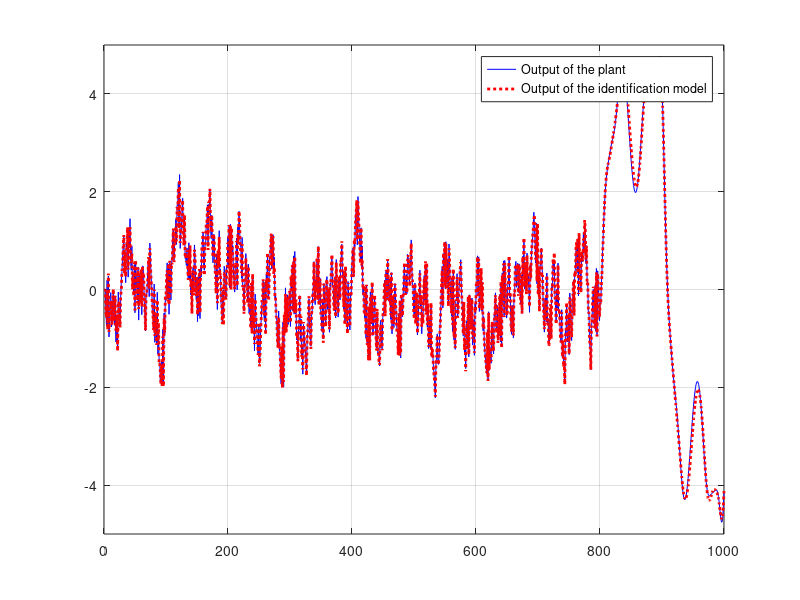
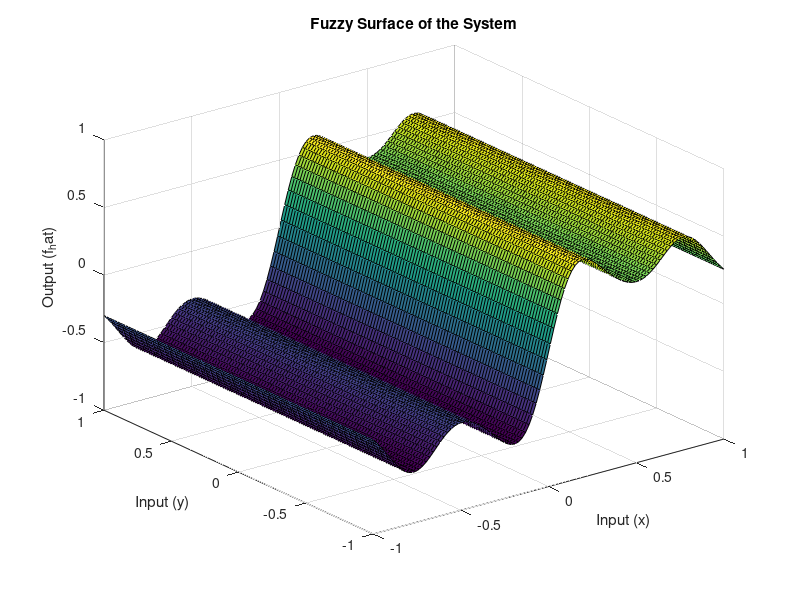

These figures' MATLAB source, in order:
% Parameters
M = 10; % Number of membership functions
num_training = 800; % Number of training samples
total_num = 1000;
landa = 0.1; % Stepsize constant

% Preallocation
x_bar = zeros(num_training, M);
g_bar = zeros(num_training, M);
sigma = zeros(num_training, M);
y = zeros(total_num, 1);
u = zeros(total_num, 1);
x = zeros(total_num, 1);
y_hat = zeros(total_num, 1);
f_hat = zeros(total_num, 1);
z = zeros(total_num, 1);
g_u = zeros(total_num, 1);


y(1) = 0;
u(1) = rand;
g_u(1) = 0.6 * sin(pi * u(1)) + 0.3 * sin(3 * pi * u(1)) + 0.1 * sin(5 * pi * u(1));
f_hat(1) = g_u(1);

u_min = -1;
u_max = 1;
h = (u_max - u_min) / (M - 1);

for k = 1:M
    x_bar(1, k) = -1 + h * (k - 1);
    u(1, k) = x_bar(1, k);
    g_bar(1, k) = 0.6 * sin(pi * u(1, k)) + 0.3 * sin(3 * pi * u(1, k)) + 0.1 * sin(5 * pi * u(1, k));
end

sigma(1, 1:M) = (max(u(1, :)) - min(u(1, :))) / M;
x_bar(2, :) = x_bar(1, :); 
g_bar(2, :) = g_bar(1, :); 
sigma(2, :) = sigma(1, :);

x_bar_initial = x_bar(1, :);
sigma_initial = sigma(1, :);
y_bar_initial = g_bar(1, :);

% Training phase with error back-propagation
for q = 2:num_training
    b = 0; a = 0;
    x(q) = -1 + 2 * rand; % Random input
    u(q) = x(q);
    g_u(q) = 0.6 * sin(pi * u(q)) + 0.3 * sin(3 * pi * u(q)) + 0.1 * sin(5 * pi * u(q));
    
    Z = zeros(1, M);
    for r = 1:M
        z(r) = exp(-((x(q) - x_bar(q, r)) / sigma(q, r))^2);
        Z(r) = z(r);
        b = b + z(r);
        a = a + g_bar(q, r) * z(r);
    end
    
    f_hat(q) = a / b; % Output approximation
    
    % Update membership function parameters using gradient descent
    error = g_u(q) - f_hat(q);
    for r = 1:M
        g_bar(q + 1, r) = g_bar(q, r) + landa * Z(r) * error;
        sigma(q + 1, r) = sigma(q, r) + landa * Z(r) * error * ((x(q) - x_bar(q, r))^2 / sigma(q, r)^3);
        x_bar(q + 1, r) = x_bar(q, r) + landa * Z(r) * error * ((x(q) - x_bar(q, r)) / sigma(q, r)^2);
    end
    
    x_bar(q + 1, :) = x_bar(q, :); 
    sigma(q + 1, :) = sigma(q, :); 
    
    y(q + 1) = 0.3 * y(q) + 0.6 * y(q - 1) + g_u(q);
    y_hat(q + 1) = 0.3 * y(q) + 0.6 * y(q - 1) + f_hat(q);
end

x_bar_final = x_bar(num_training, :);
sigma_final = sigma(num_training, :);
g_bar_final = g_bar(num_training, :);

% Test phase
for q = num_training:1000
    b = 0; a = 0;
    x(q) = sin(2 * q * pi / 200);
    u(q) = x(q);
    g_u(q) = 0.6 * sin(pi * u(q)) + 0.3 * sin(3 * pi * u(q)) + 0.1 * sin(5 * pi * u(q));
    
    Z = zeros(1, M);
    for r = 1:M
        z(r) = exp(-((x(q) - x_bar(num_training, r)) / sigma(num_training, r))^2);
        Z(r) = z(r);
        b = b + z(r);
        a = a + g_bar(num_training, r) * z(r);
    end
    
    f_hat(q) = a / b; % Output approximation
    y(q + 1) = 0.3 * y(q) + 0.6 * y(q - 1) + g_u(q);
    y_hat(q + 1) = 0.3 * y(q) + 0.6 * y(q - 1) + f_hat(q);
end

% RMSE Calculation
test_data = num_training+1:total_num;
RMSE = sqrt(mean((y(test_data) - y_hat(test_data)).^2));
fprintf('RMSE for test data: %.4f\n', RMSE);

% Plot results
figure1 = figure('Color', [1 1 1]);
plot(1:1001, y, 'b', 1:1001, y_hat, 'r:', 'Linewidth', 2);
legend('Output of the plant', 'Output of the identification model');
axis([0 1001 -5 5]);
grid on;

% Fuzzy Surface Plot
[x_plot, y_plot] = meshgrid(linspace(u_min, u_max, 100), linspace(u_min, u_max, 100));
z_plot = zeros(size(x_plot));

for i = 1:size(x_plot, 1)
    for j = 1:size(x_plot, 2)
        x_input = x_plot(i, j);
        b = 0; a = 0;
        Z = zeros(1, M);
        for r = 1:M
            z(r) = exp(-((x_input - x_bar(num_training, r)) / sigma(num_training, r))^2);
            Z(r) = z(r);
            b = b + z(r);
            a = a + g_bar(num_training, r) * z(r);
        end
        z_plot(i, j) = a / b;
    end
end

figure2 = figure('Color', [1 1 1]);
surf(x_plot, y_plot, z_plot);
xlabel('Input (x)');
ylabel('Input (y)');
zlabel('Output (f_hat)');
title('Fuzzy Surface of the System');
